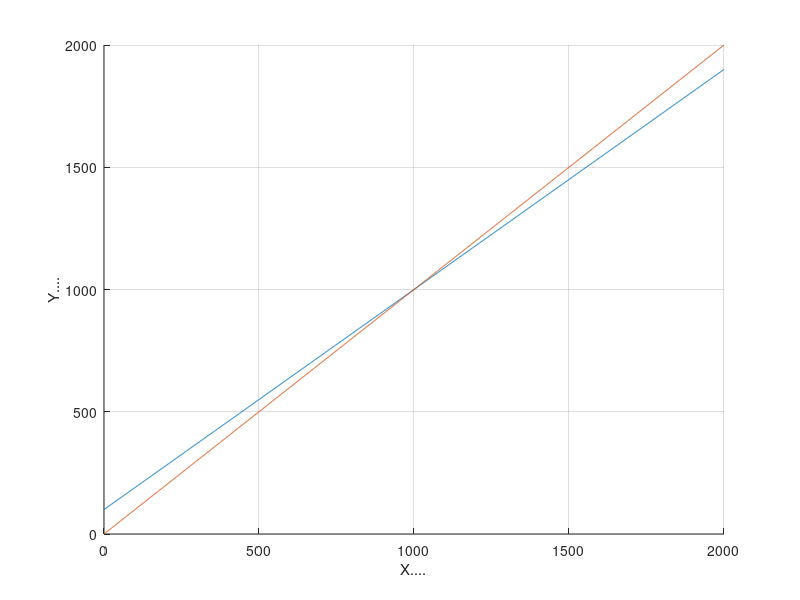

This chart was generated by the following MATLAB code: (Note: this script raises an error after producing the figure.)
%script application_oiseau
  
  g=@(x)0.9*x+100;  %
  x=0:1:2000; %intervalle de representation de de g
  y=g(x);
  figure()
  axis([0 2000 0 2000])
  grid()
  hold()
  plot(x,y) %courbe de g(x)
  plot(x,x) %courbe de y=x
  xlabel('X....')
  ylabel('Y....')
  
  %Pour x0=1600 , calculons les premiers termes de la suite (Xn)
  N=100;  %nombre de termes
  x0=1600; %moi meme je choisis le premier terme
  S=calcul_suite(x0,g,N-1) %Calcul des (N)premiers termes de la suite
  %graphe de la suite des points(Xn,Xn+1)
   for i=1:N-2
     plot([S(i)],[S(i+1)],'bo')
   end
   plot([S(1)],[S(2)],'g*') %premier terme
   plot([S(98)],[S(99)],'r*') %dernier terme
   
  legend(['g(x)..';'Y=x..';'(Xn,f(Xn))'])
  title("Courbe de g(x) et X(n) avec Xo=1600 et n=100 ")
  